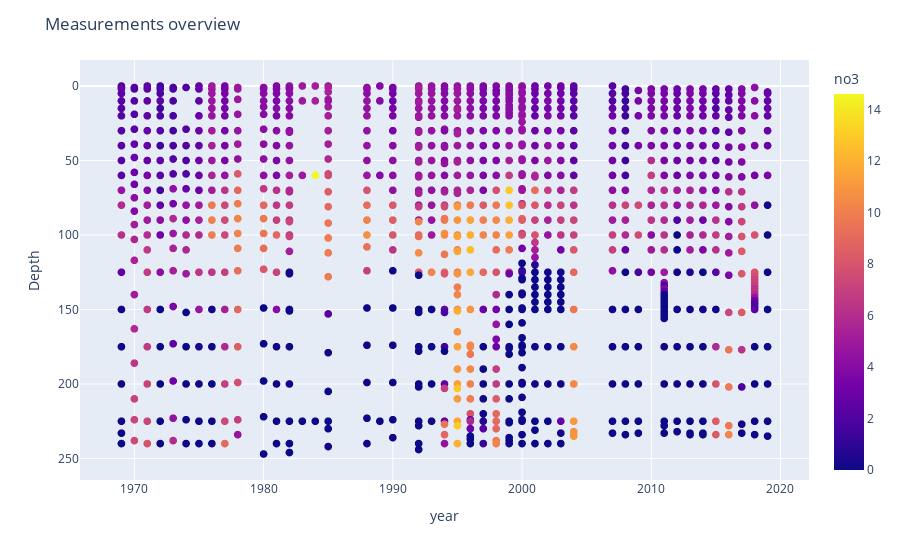

Here is the notebook cell this chart was saved with:
### Code cell
fig = px.scatter(df3, x="Year", y="Depth", hover_data=["no3", "Day"], color="no3")
fig.update_layout(title="Measurements overview", xaxis_title= "year", yaxis_title="Depth", yaxis = dict(autorange="reversed"))
fig.update_traces(marker_size=8)

### Figure 1 — Plotly figure (JSON) as saved in the notebook; plotly's stock layout.template omitted (floating-point values rounded to 4 significant figures; data arrays with more than 128 entries replaced by an {"elided": "..."} marker saying what was removed)
{"data": [{"customdata": {"elided": "1004x2 float values"}, "hovertemplate": "Year=%{x}<br>Depth=%{y}<br>no3=%{marker.color}<br>Day=%{customdata[1]}<extra></extra>", "legendgroup": "", "marker": {"color": {"elided": "1004 float values"}, "coloraxis": "coloraxis", "size": 8, "symbol": "circle"}, "mode": "markers", "name": "", "showlegend": false, "type": "scattergl", "x": {"elided": "1004 int values"}, "xaxis": "x", "y": {"elided": "1004 int values"}, "yaxis": "y"}], "layout": {"coloraxis": {"colorbar": {"title": {"text": "no3"}}, "colorscale": [[0, "#0d0887"], [0.1111, "#46039f"], [0.2222, "#7201a8"], [0.3333, "#9c179e"], [0.4444, "#bd3786"], [0.5556, "#d8576b"], [0.6667, "#ed7953"], [0.7778, "#fb9f3a"], [0.8889, "#fdca26"], [1, "#f0f921"]]}, "legend": {"tracegroupgap": 0}, "margin": {"t": 60}, "title": {"text": "Measurements overview"}, "xaxis": {"anchor": "y", "domain": [0, 1], "title": {"text": "year"}}, "yaxis": {"anchor": "x", "autorange": "reversed", "domain": [0, 1], "title": {"text": "Depth"}}}}
